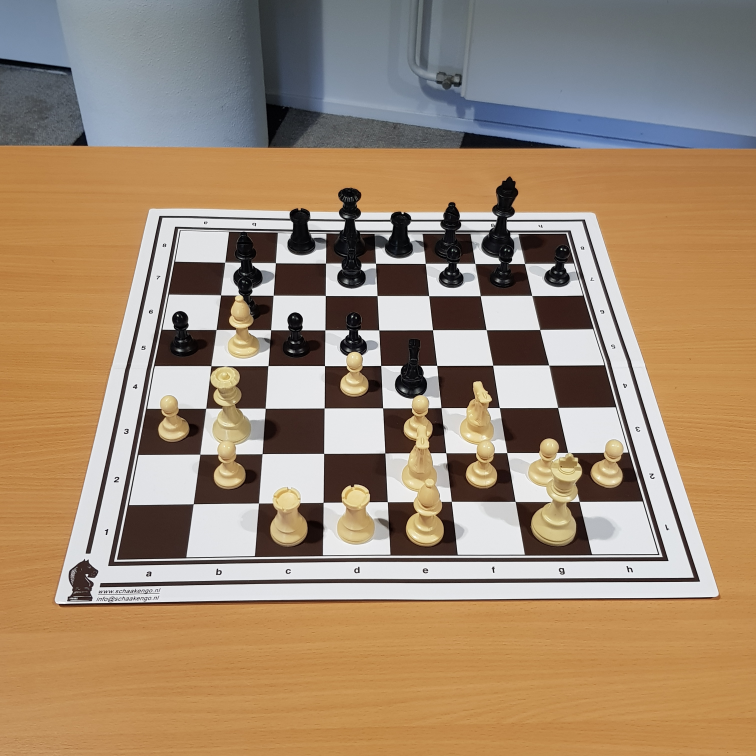
#> input picture data/image1.jpg, 3024 x 3024 px (shown at 1/4 size)
$ jupyter execute --allow-errors main.ipynb
#> lines starting #> are read from the running program, lines starting #| are printed output that depends on the picture; after the words box and inside, x2 and y2 are one past the last pixel; in counts of white or black regions, pixels touching at a corner belong together
### BoardDetector Lattice Points/CornerExtractor.py
import torch
import numpy as np
from matplotlib import pyplot as plt

import cv2

from skimage.metrics import structural_similarity as ssim


# Function to compute intersection of a line with image borders
# [115 lines left out: functions get_line_points, intersection_polar, cross_bin_intersections, line_cross_center, cluster, not called in this run]


square_size = 32


# [15 lines left out: functions getStructBoard, warp, not called in this run]


def reverseWarp(src_pts, dst_pts, newSize):
    image = getStructBoard()
    return warp(dst_pts, src_pts, image, newSize)


# [7 lines left out: function calc_error, not called in this run]

    # intersection = np.logical_and(edges, warpped).sum()
    # return -(2.0 * intersection) / (edges.sum() + warpped.sum())

    # return ssim(edges.numpy(), warpped, data_range=1)


class CornerExtractor:
    # [18 lines left out: function __init__, not called in this run]

    def checkImage(self):
        if (self.img is None):
            raise ValueError("Image Missing")

    def checkEdges(self):
        if (self.edges is None):
            self.detectEdges()

    def checkLines(self):
        if (self.lines is None):
            self.detectLines()

    def checkClustered(self):
        if (self.clustered_lines is None):
            self.compute_clusteredLines()

    def checkLineBins(self):
        if (self.line_bins is None):
            self.compute_line_bins()

    def checkIntersections(self):
        if (self.intersections is None):
            self.compute_intersections()

    def checkClusteredIntersections(self):
        if (self.clustered_interesections is None):
            self.compute_clustered_intersections()

    def checkIntercepts(self):
        if (self.intercepts is None):
            self.compute_intercepts()

    def checkSquareFiltered(self):
        if (self.square_filtered_bins is None):
            self.compute_filtered_bins()

    def checkCentrals(self):
        if (self.centrals is None):
            self.compute_cross_centrals()

    def checkOrientedCentrals(self):
        if (self.oriented_centrals is None):
            self.compute_orient()

    # [12 lines left out: function clear, not called in this run]

    def setImg(self, x):
        self.clear()
        self.img = x

    # [202 lines left out: functions detectEdges, detectLines, getImageSize, apply, interactivePlot, plotLinesGraph and 2 more, not called in this run]

    def clustered_interactivePlot(self):
        self.checkClustered()
        self.interactivePlot(self.clustered_lines)

    def clustered_plotLinesGraph(self, showGrid=False):
        self.checkClustered()
        self.plotLinesGraph(self.clustered_lines, showGrid=showGrid)

    def clustered_overlayLines(self):
        self.checkClustered()
        self.overlayLines(self.clustered_lines)

    # [280 lines left out: functions compute_line_bins, preview_bins, compute_intersections, overlayIntersections, compute_clustered_intersections, compute_intercepts and 4 more, not called in this run]

### main.ipynb
[cell 1]
import torch
import numpy as np
from matplotlib import pyplot as plt
from PIL import Image
import cv2

import os

import importlib
import CornerExtractor
importlib.reload(CornerExtractor)

[cell 2]
CE = CornerExtractor.CornerExtractor()

[cell 3]
i = 1
# i = 10

[cell 4]
# image_file_path = "/home/mostafaelfaggal/ChessReD/Chess Recognition Dataset (ChessReD)_2_all/chessred2k/images/87/G087_IMG035.jpg"
image_file_path = "data/image1.jpg"
# image_file_path = f"data/data2/image{i}.jpg"

img = np.array(Image.open(image_file_path))
#> img is the input picture: shape (3024, 3024, 3); mean R, G, B 160.6, 137.7, 113.4

[cell 5]
# %%timeit

img_gray = cv2.cvtColor(img, cv2.COLOR_RGB2GRAY)
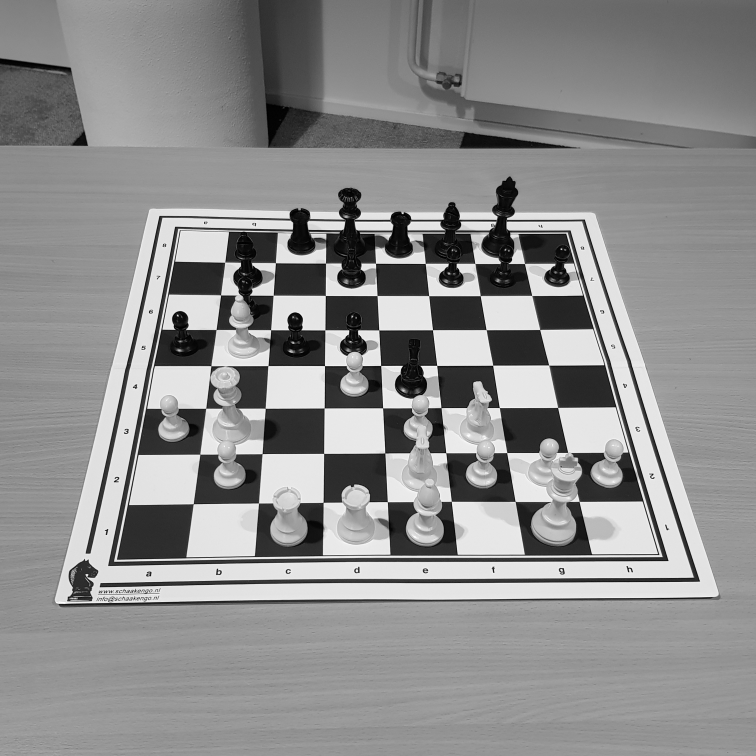
#> img_gray: shape (3024, 3024) (shown at 1/4 size); min 0, max 255, mean 141.8
# img_blur = cv2.GaussianBlur(img_gray, (3, 3), 1)
CE.setImg(img_gray)
#> (the rest of this cell did not finish here and is left out)

#> in detectEdges, `self.edges = cv2.Canny( self.img, self.EdgeThresholds[0], self.EdgeThr..`:
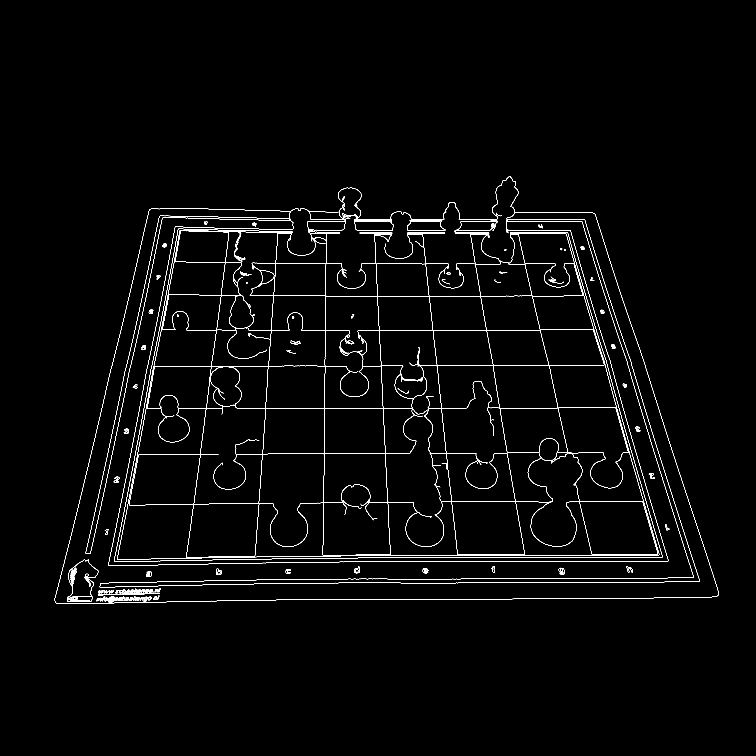
#> self.edges: shape (3024, 3024) (shown at 1/4 size); 0.96% white in thin lines or dots, all inside (x1, y1, x2, y2) = (218, 705, 2875, 2416)
#> in detectLines, `self.lines = cv2.HoughLines( self.edges, rho=self.LinesThresholds[0], ..`: self.lines = 77 rows, first 8: [2230.5, 1.57], [2221.5, 1.57], [1183.5, 1.57], [1173, 0.0698], [2245.5, 1.55], [922.5, 1.57], [2254.5, 1.55], [1633.5, 1.57]
#> (the call stopped at in detectLines, `self.lines = torch.tensor(self.lines).squeeze()`: torch is not available in this run)
#> in compute_clusteredLines, `lines = self.lines`: lines has the same summary as self.lines in detectLines
#> the loop in cluster, `for line in items:` made 1 pass
#> after the loop in cluster, `for line in items:`: grid = 0 items

[cell 6]
i += 1
i

[cell 7]
# CE.overlayIntersections(CE.compute_cross_centrals())
plt.imshow(CE.edges);
#> (the rest of this cell did not finish here and is left out)

#> (a cell that did not finish here is left out)

#> the loop in cluster (call 2), `for line in items:` made 1 pass
plt.imshow(CE.img);
# plt.imshow(CE.edges);
plt.imshow(img_warpped, cmap='Reds', alpha=img_warpped);
M, error

#> (a cell that did not finish here is left out)

#> (a cell that did not finish here is left out)

[cell 11]
resized_image = cv2.erode(cv2.dilate(cv2.resize(CE.edges, (640, 640)), np.ones((3,3)), iterations=2), np.ones((3,3)),iterations=1)/255
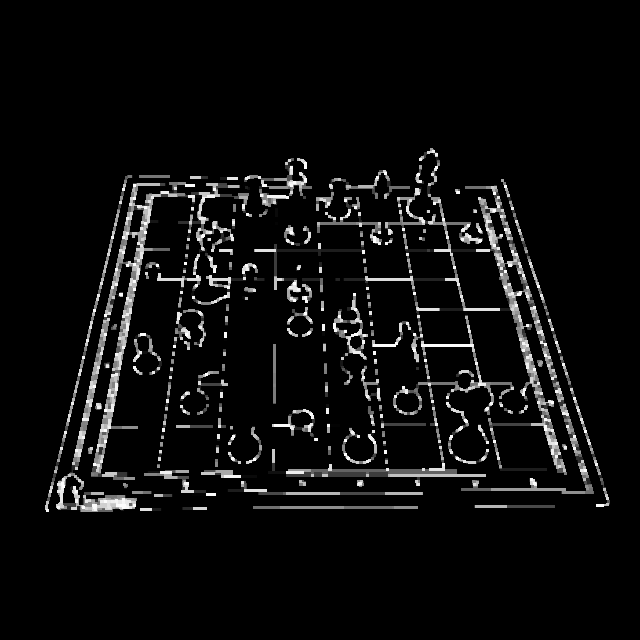
#> resized_image: shape (640, 640) float64; min 0, max 1, mean 0.0508
plt.imshow(resized_image);

[cell 12]
plt.imshow(img);

[cell 13]
plt.imshow(CE.img);

[cell 14]
plt.imshow(CE.edges);

#> (a cell that did not finish here is left out)

#> in plotLinesGraph, `lines = self.lines`: lines has the same summary as self.lines in detectLines

#> (a cell that did not finish here is left out)

#> in overlayLines, `lines = self.lines`: lines has the same summary as self.lines in detectLines
#> the loop in overlayLines, `for line in lines:` made 1 pass

[cell 17]
filtered_lines = CE.clustered_lines
#> (the rest of this cell did not finish here and is left out)

#> (a cell that did not finish here is left out)


#> (a cell that did not finish here is left out)

CE.lines.shape, CE.clustered_lines.shape

#> (a cell that did not finish here is left out)

CE.intersections.shape

#> (a cell that did not finish here is left out)


#> (a cell that did not finish here is left out)

CE.overlayIntersections(CE.centrals)

[cell 23]
deltas = (80,80)
CE.compute_clustered_intersections(deltas=deltas)
CE.overlayIntersections(CE.clustered_interesections)
CE.intersections.shape, CE.clustered_interesections.shape

[cell 24]
points_bins = CE.compute_intercepts()
len(points_bins), points_bins[0].shape, points_bins[1].shape

[cell 25]
CE.preview_bins(CE.compute_filtered_bins())
CE.square_filtered_bins[0][:,1].mean(), CE.square_filtered_bins[1][:,1].mean()

[cell 26]
CE.overlayIntersections(CE.compute_intersections(CE.compute_filtered_bins()))

$ run again, with data/image2.jpg copied over data/image1.jpg
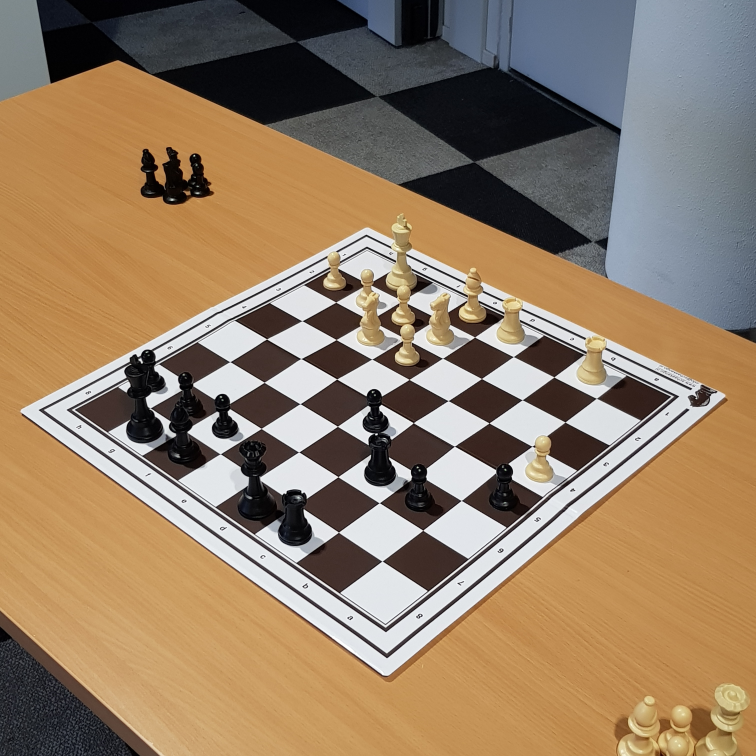
#> input picture data/image2.jpg, 3024 x 3024 px (shown at 1/4 size)
#> img is the input picture: shape (3024, 3024, 3); mean R, G, B 148.3, 126.3, 102.1
#> in detectEdges, `self.edges = cv2.Canny( self.img, self.EdgeThresholds[0], self.EdgeThr..`:
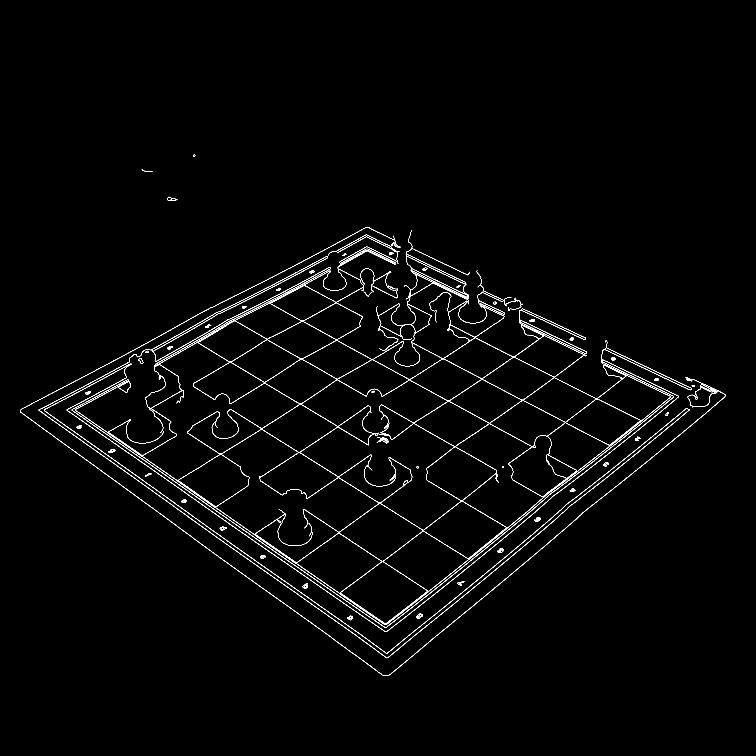
#> self.edges: shape (3024, 3024) (shown at 1/4 size); 0.93% white in thin lines or dots, all inside (x1, y1, x2, y2) = (81, 619, 2902, 2704)
#> self.lines = 133 rows, first 8: [1285.5, 2.2], [1189.5, 2.18], [1177.5, 2.18], [250.5, 2.02], [766.5, 2.11], [1251, 2.18], [1168.5, 2.18], [2928, 0.908]
#> in compute_clusteredLines, `lines = self.lines`: lines has the same summary as self.lines in detectLines
#> the loop in cluster, `for line in items:` made 1 pass
#> after the loop in cluster, `for line in items:`: grid = 0 items
#> the loop in cluster (call 2), `for line in items:` made 1 pass
#> `resized_image = cv2.erode(cv2.dilate(cv2.resize(CE.edges, (640, 640)),..`:
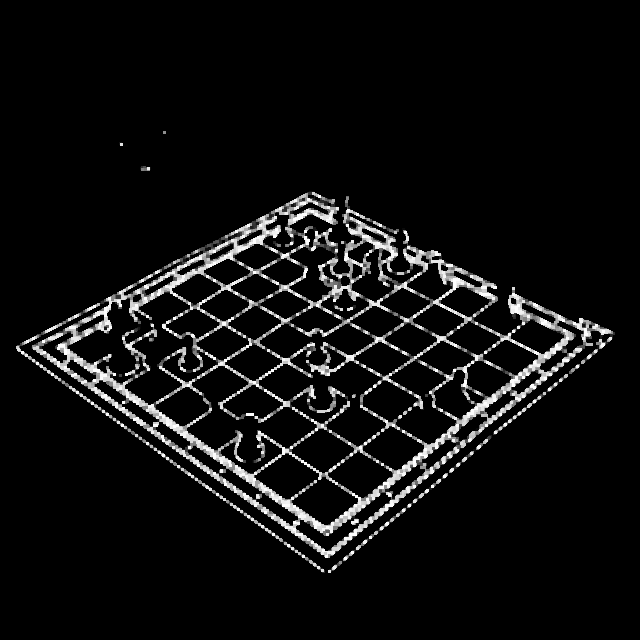
#> resized_image: shape (640, 640) float64; min 0, max 1, mean 0.0616
#> in plotLinesGraph, `lines = self.lines`: lines has the same summary as self.lines in detectLines
#> in overlayLines, `lines = self.lines`: lines has the same summary as self.lines in detectLines
#> the loop in overlayLines, `for line in lines:` made 1 pass

$ run again, with data/image3.jpg copied over data/image1.jpg
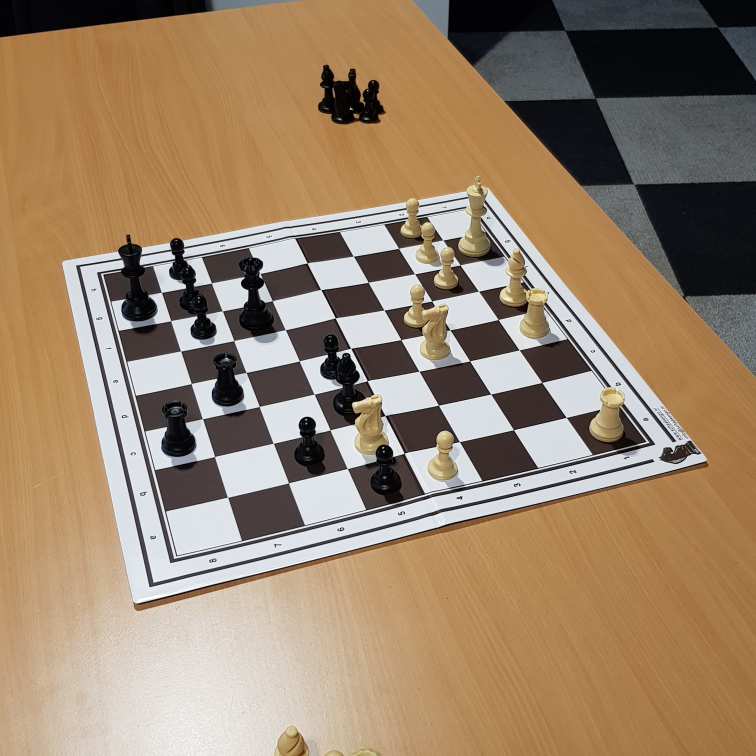
#> input picture data/image3.jpg, 3024 x 3024 px (shown at 1/4 size)
#> img is the input picture: shape (3024, 3024, 3); mean R, G, B 155, 132, 107.6
#> in detectEdges, `self.edges = cv2.Canny( self.img, self.EdgeThresholds[0], self.EdgeThr..`:
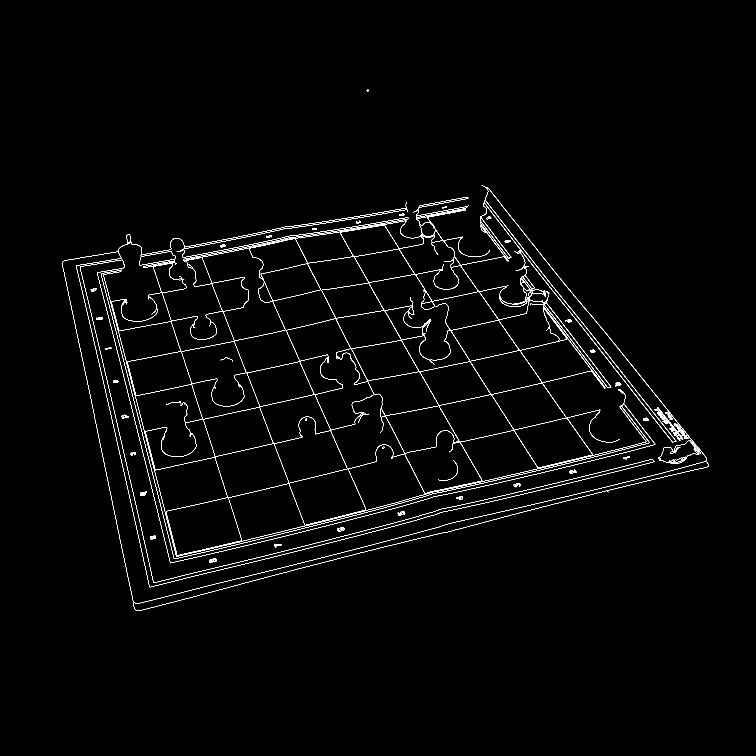
#> self.edges: shape (3024, 3024) (shown at 1/4 size); 0.83% white in thin lines or dots, all inside (x1, y1, x2, y2) = (247, 359, 2834, 2444)
#> self.lines = 93 rows, first 8: [2425.5, 1.33], [2475, 1.33], [-75, 2.91], [-58.5, 2.91], [-1044, 2.46], [-898.5, 2.53], [2413.5, 1.33], [-709.5, 2.62]
#> in compute_clusteredLines, `lines = self.lines`: lines has the same summary as self.lines in detectLines
#> the loop in cluster, `for line in items:` made 1 pass
#> after the loop in cluster, `for line in items:`: grid = 0 items
#> the loop in cluster (call 2), `for line in items:` made 1 pass
#> `resized_image = cv2.erode(cv2.dilate(cv2.resize(CE.edges, (640, 640)),..`:
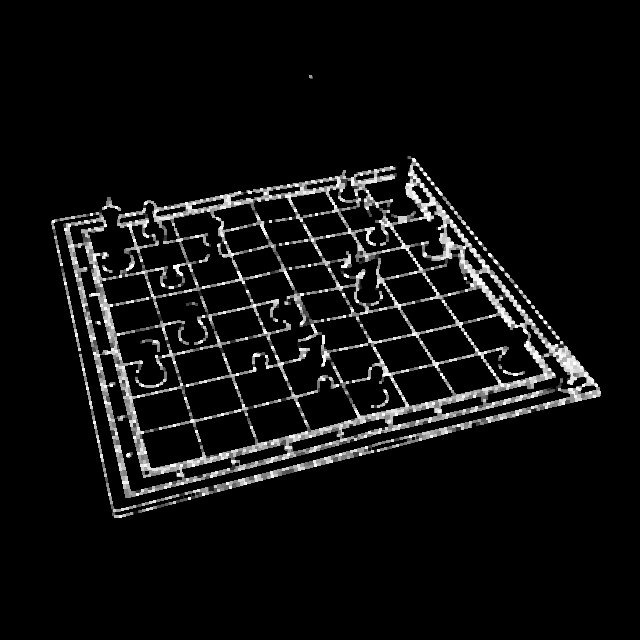
#> resized_image: shape (640, 640) float64; min 0, max 1, mean 0.0604
#> in plotLinesGraph, `lines = self.lines`: lines has the same summary as self.lines in detectLines
#> in overlayLines, `lines = self.lines`: lines has the same summary as self.lines in detectLines
#> the loop in overlayLines, `for line in lines:` made 1 pass

$ run again, with data/image_0.jpg copied over data/image1.jpg
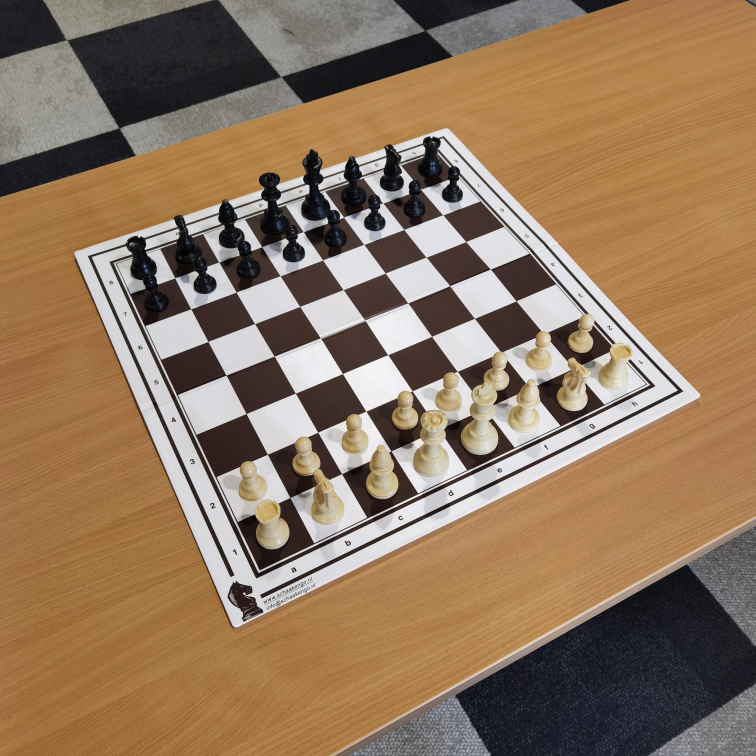
#> input picture data/image_0.jpg, 3024 x 3024 px (shown at 1/4 size)
#> img is the input picture: shape (3024, 3024, 3); mean R, G, B 145.2, 119.4, 94.1
#> in detectEdges, `self.edges = cv2.Canny( self.img, self.EdgeThresholds[0], self.EdgeThr..`:
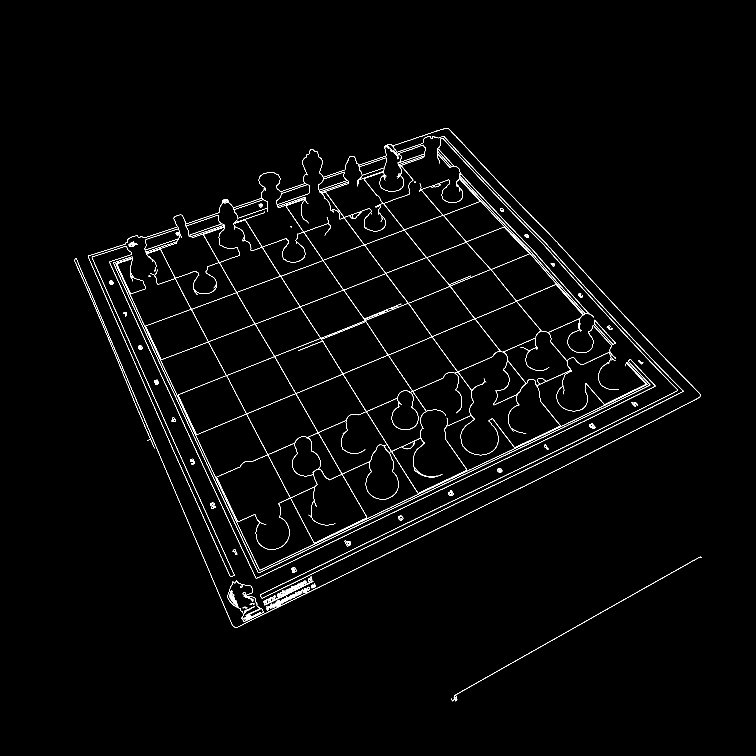
#> self.edges: shape (3024, 3024) (shown at 1/4 size); 0.97% white in thin lines or dots, all inside (x1, y1, x2, y2) = (298, 512, 2806, 2805)
#> self.lines = 99 rows, first 8: [2610, 1.12], [34.5, 2.71], [123, 2.74], [2595, 1.12], [27, 2.71], [-237, 2.62], [51, 2.71], [1575, 1.2]
#> in compute_clusteredLines, `lines = self.lines`: lines has the same summary as self.lines in detectLines
#> the loop in cluster, `for line in items:` made 1 pass
#> after the loop in cluster, `for line in items:`: grid = 0 items
#> the loop in cluster (call 2), `for line in items:` made 1 pass
#> `resized_image = cv2.erode(cv2.dilate(cv2.resize(CE.edges, (640, 640)),..`:
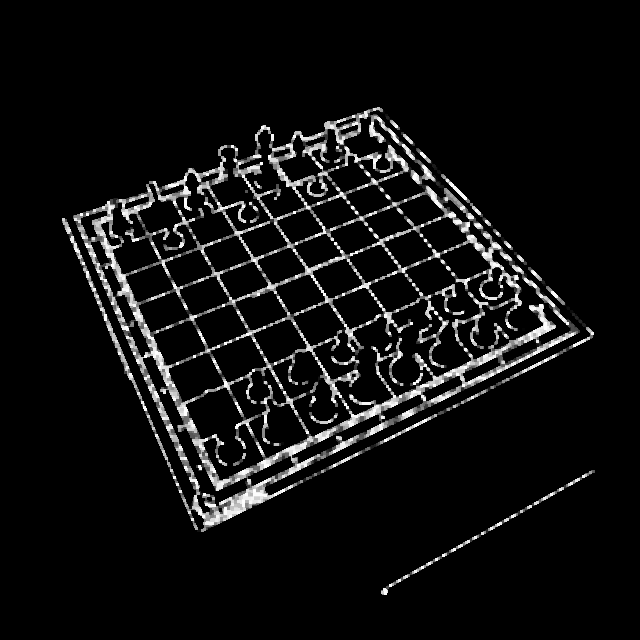
#> resized_image: shape (640, 640) float64; min 0, max 1, mean 0.0639
#> in plotLinesGraph, `lines = self.lines`: lines has the same summary as self.lines in detectLines
#> in overlayLines, `lines = self.lines`: lines has the same summary as self.lines in detectLines
#> the loop in overlayLines, `for line in lines:` made 1 pass
